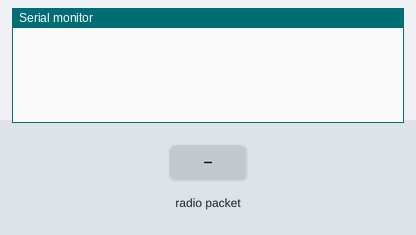
Bench run of a sketch on a simulated ESP32. Shown: the last lines printed to the serial monitor. Inputs (shaded band) come from the test bench.

Above: at 1.2 s.
1.3 s: radio packet "1" arrives
At 2.2 s:
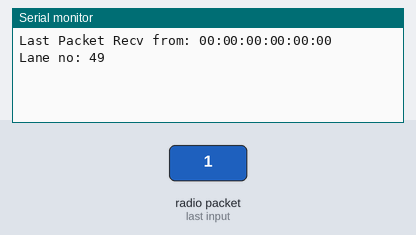
2.8 s: radio packet "0" arrives
At 3.4 s:
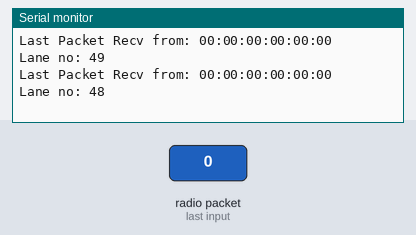
4.3 s: radio packet "2" arrives
At 5.7 s:
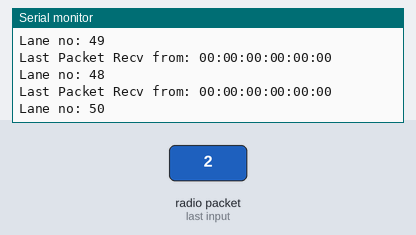

Measured:
- after the input at 1.3 s, the serial monitor: prints a new line after 0.05 s (image 1)
- after the input at 2.8 s, the serial monitor: prints a new line after 0.05 s (image 2)
- after the input at 4.3 s, the serial monitor: prints a new line after 0.05 s (image 3)

The sketch:

espnow_slave.ino
```cpp
#include <esp_now.h>
#include <WiFi.h>

void OnDataRecv(const uint8_t *mac_addr, const uint8_t *data, int data_len) {
  char macStr[18];
  snprintf(macStr, sizeof(macStr), "%02x:%02x:%02x:%02x:%02x:%02x",
           mac_addr[0], mac_addr[1], mac_addr[2], mac_addr[3], mac_addr[4], mac_addr[5]);
  Serial.print("Last Packet Recv from: "); Serial.println(macStr);
  Serial.print("Lane no: "); Serial.println(*data);
  Serial.println("");
}

void setup() {
  Serial.begin(115200);
    int data=0;
  WiFi.mode(WIFI_AP);
  esp_now_init();
  esp_now_register_recv_cb(OnDataRecv);
}


void loop() {

}
```
